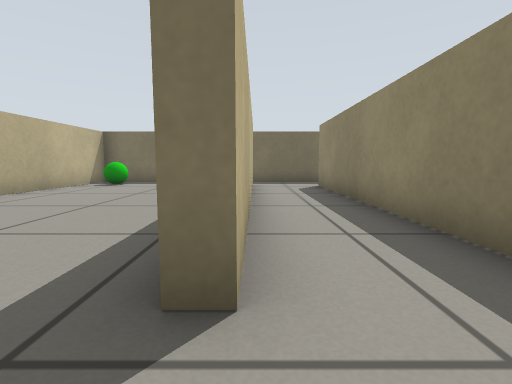
view 1 (above)

12 first-person views from a walk through a world built for the Gazebo simulator. The camera is 0.39 m above the floor, tilts 6° down and sees 85° across. The floor is counted in squares, 0.5 m on a side. Each view is taken from the middle of a square. On the plan, view 1 faces up. The plan holds only what a view shows up to about 10 squares ahead; the rest is blank.

view 2
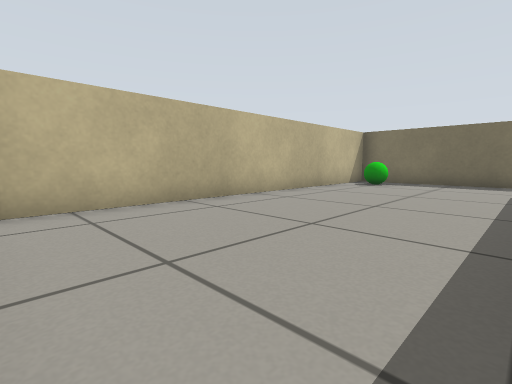

view 3
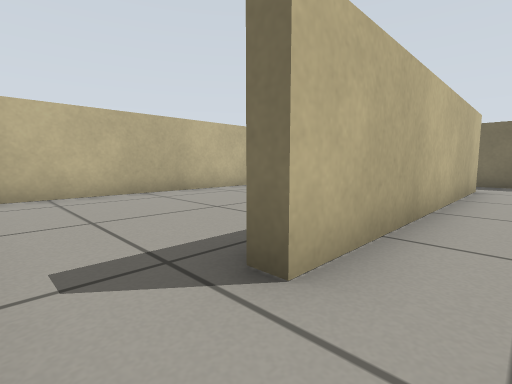

view 4
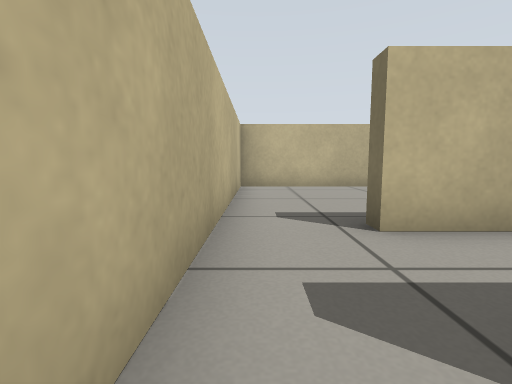

view 5
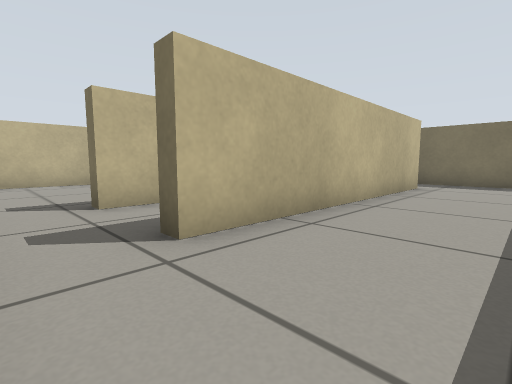

view 6
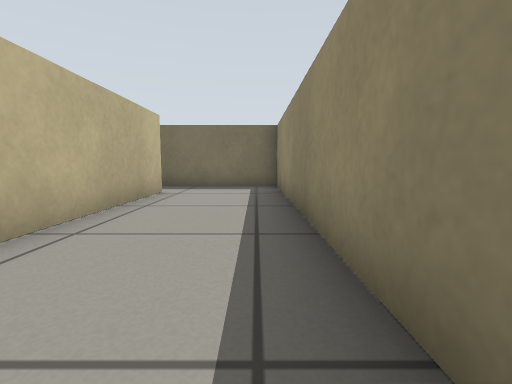

view 7
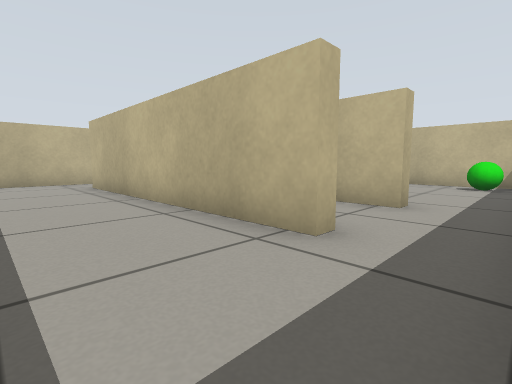

view 8
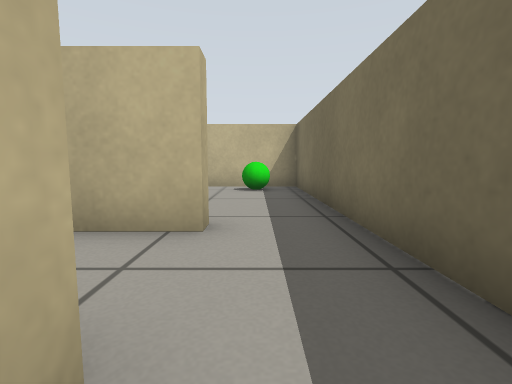

view 9
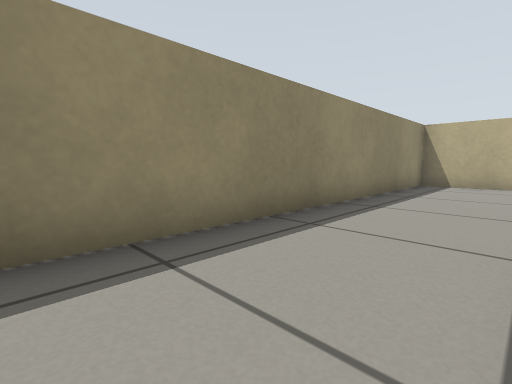

view 10
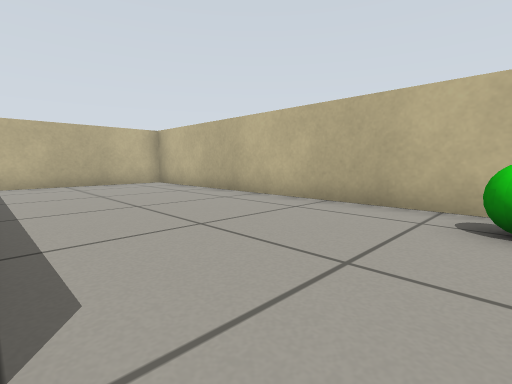

view 11
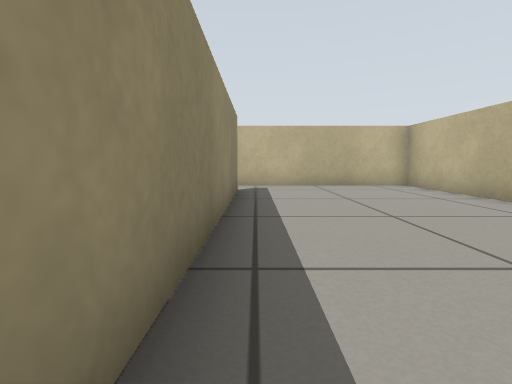

view 12
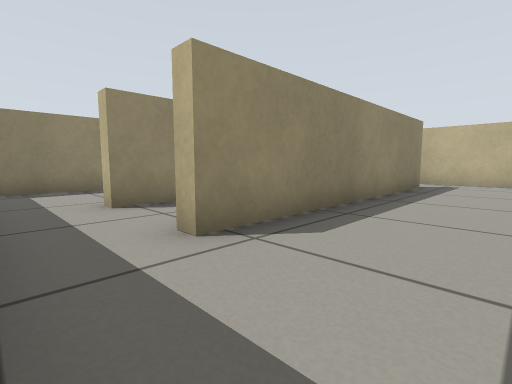

### Floor plan
Ten units are one square. View 1 is at (0, 0); x grows to the right and y downward. Boxes are objects, and circles mark ways between rooms. Rooms are numbered by the first view taken in them; rooms with no view inside come last. Other rooms are left out.
<svg viewBox="-66 -118 128 128">
<path fill="none" stroke="#000" d="M-1 -14 -5 -14 -5 -94 -1 -94M5 -113 -61 -113 -61 5 5 5M-1 -94 -1 -14M21 -21 21 -94 25 -94M25 -14 20 -14M25 -113 5 -113M5 5 25 5M25 -94 25 -14M25 5 57 5 57 -113 25 -113"/>
<rect x="-55" y="-105" width="10" height="10" fill="#bbb"><title>green ball</title></rect>
<circle cx="0" cy="-105" r="3" fill="#2a7"/>
<circle cx="0" cy="-5" r="3" fill="#2a7"/>
<circle cx="20" cy="-105" r="3" fill="#2a7"/>
<circle cx="20" cy="-5" r="3" fill="#2a7"/>
<text x="-30" y="-60">1</text>
<text x="10" y="-60">2</text>
<text x="40" y="-60">3</text>
</svg>
Room 1 opens to room 2. Room 2 opens to room 3.

Where each view was taken, in squares from view 1:
view 1: 0 up, 0 right, facing up
view 2: 0 up, 1 left, facing up-left
view 3: 0 up, 1 right, facing up-left
view 4: 0 up, 3 right, facing left
view 5: 0 up, 5 right, facing up-left
view 6: 2 up, 5 right, facing up
view 7: 11 up, 5 right, facing down-left
view 8: 10 up, 3 right, facing left
view 9: 10 up, 3 right, facing down-right
view 10: 10 up, 1 left, facing down-left
view 11: 9 up, 1 left, facing down
view 12: 11 up, 3 left, facing down-right
